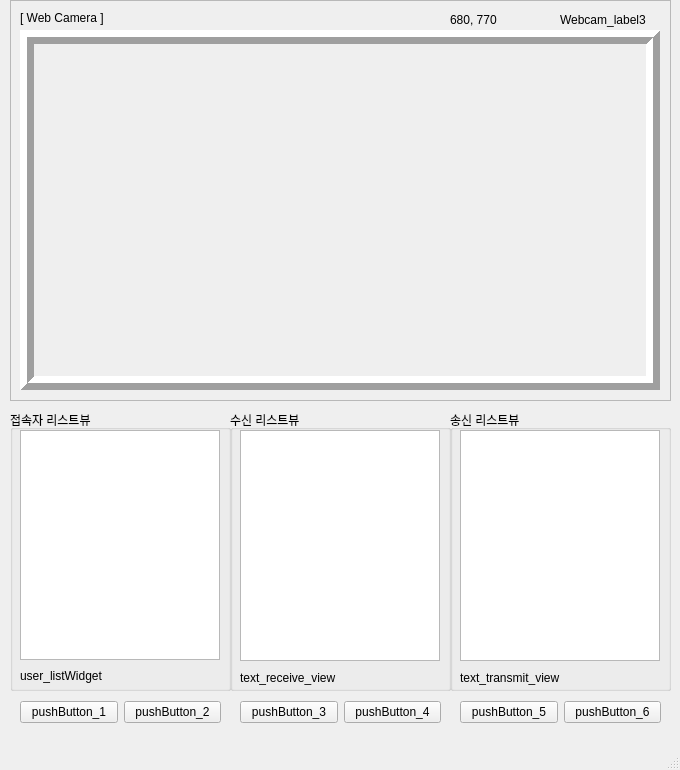
<?xml version="1.0" encoding="UTF-8"?>
<ui version="4.0">
 <class>MainWindow</class>
 <widget class="QMainWindow" name="MainWindow">
  <property name="geometry">
   <rect>
    <x>0</x>
    <y>0</y>
    <width>680</width>
    <height>770</height>
   </rect>
  </property>
  <property name="windowTitle">
   <string>MainWindow</string>
  </property>
  <widget class="QWidget" name="centralwidget">
   <widget class="QGroupBox" name="group_chatting_1">
    <property name="geometry">
     <rect>
      <x>10</x>
      <y>410</y>
      <width>221</width>
      <height>281</height>
     </rect>
    </property>
    <property name="title">
     <string>접속자 리스트뷰</string>
    </property>
    <widget class="QLabel" name="label">
     <property name="geometry">
      <rect>
       <x>10</x>
       <y>256</y>
       <width>101</width>
       <height>20</height>
      </rect>
     </property>
     <property name="text">
      <string>user_listWidget</string>
     </property>
    </widget>
    <widget class="QListWidget" name="user_listWidget">
     <property name="geometry">
      <rect>
       <x>10</x>
       <y>20</y>
       <width>200</width>
       <height>230</height>
      </rect>
     </property>
    </widget>
   </widget>
   <widget class="QFrame" name="frame">
    <property name="geometry">
     <rect>
      <x>10</x>
      <y>0</y>
      <width>661</width>
      <height>401</height>
     </rect>
    </property>
    <property name="frameShape">
     <enum>QFrame::StyledPanel</enum>
    </property>
    <property name="frameShadow">
     <enum>QFrame::Raised</enum>
    </property>
    <widget class="QLabel" name="Webcam_label3">
     <property name="geometry">
      <rect>
       <x>10</x>
       <y>30</y>
       <width>640</width>
       <height>360</height>
      </rect>
     </property>
     <property name="frameShape">
      <enum>QFrame::Box</enum>
     </property>
     <property name="frameShadow">
      <enum>QFrame::Raised</enum>
     </property>
     <property name="lineWidth">
      <number>7</number>
     </property>
     <property name="text">
      <string/>
     </property>
    </widget>
    <widget class="QLabel" name="label_2">
     <property name="geometry">
      <rect>
       <x>10</x>
       <y>10</y>
       <width>101</width>
       <height>16</height>
      </rect>
     </property>
     <property name="text">
      <string>[ Web Camera ]</string>
     </property>
    </widget>
    <widget class="QLabel" name="label_3">
     <property name="geometry">
      <rect>
       <x>550</x>
       <y>10</y>
       <width>101</width>
       <height>20</height>
      </rect>
     </property>
     <property name="text">
      <string>Webcam_label3</string>
     </property>
    </widget>
    <widget class="QLabel" name="label_5">
     <property name="geometry">
      <rect>
       <x>440</x>
       <y>10</y>
       <width>101</width>
       <height>20</height>
      </rect>
     </property>
     <property name="text">
      <string>680, 770</string>
     </property>
    </widget>
   </widget>
   <widget class="QGroupBox" name="group_chatting_2">
    <property name="geometry">
     <rect>
      <x>230</x>
      <y>410</y>
      <width>221</width>
      <height>281</height>
     </rect>
    </property>
    <property name="title">
     <string>수신 리스트뷰</string>
    </property>
    <widget class="QTextEdit" name="text_receive_view">
     <property name="geometry">
      <rect>
       <x>10</x>
       <y>20</y>
       <width>200</width>
       <height>231</height>
      </rect>
     </property>
     <property name="readOnly">
      <bool>true</bool>
     </property>
    </widget>
    <widget class="QLabel" name="text_receive_view11">
     <property name="geometry">
      <rect>
       <x>10</x>
       <y>260</y>
       <width>101</width>
       <height>16</height>
      </rect>
     </property>
     <property name="text">
      <string>text_receive_view</string>
     </property>
    </widget>
   </widget>
   <widget class="QGroupBox" name="group_chatting_3">
    <property name="geometry">
     <rect>
      <x>450</x>
      <y>410</y>
      <width>221</width>
      <height>281</height>
     </rect>
    </property>
    <property name="title">
     <string>송신 리스트뷰</string>
    </property>
    <widget class="QTextEdit" name="text_transmit_view">
     <property name="geometry">
      <rect>
       <x>10</x>
       <y>20</y>
       <width>200</width>
       <height>231</height>
      </rect>
     </property>
     <property name="readOnly">
      <bool>true</bool>
     </property>
    </widget>
    <widget class="QLabel" name="label_4">
     <property name="geometry">
      <rect>
       <x>10</x>
       <y>260</y>
       <width>111</width>
       <height>16</height>
      </rect>
     </property>
     <property name="text">
      <string>text_transmit_view</string>
     </property>
    </widget>
   </widget>
   <widget class="QWidget" name="layoutWidget">
    <property name="geometry">
     <rect>
      <x>240</x>
      <y>700</y>
      <width>201</width>
      <height>25</height>
     </rect>
    </property>
    <layout class="QHBoxLayout" name="horizontalLayout_2">
     <item>
      <widget class="QPushButton" name="pushButton_3">
       <property name="text">
        <string>pushButton_3</string>
       </property>
      </widget>
     </item>
     <item>
      <widget class="QPushButton" name="pushButton_4">
       <property name="text">
        <string>pushButton_4</string>
       </property>
      </widget>
     </item>
    </layout>
   </widget>
   <widget class="QWidget" name="layoutWidget_2">
    <property name="geometry">
     <rect>
      <x>460</x>
      <y>700</y>
      <width>201</width>
      <height>25</height>
     </rect>
    </property>
    <layout class="QHBoxLayout" name="horizontalLayout_3">
     <item>
      <widget class="QPushButton" name="pushButton_5">
       <property name="text">
        <string>pushButton_5</string>
       </property>
      </widget>
     </item>
     <item>
      <widget class="QPushButton" name="pushButton_6">
       <property name="text">
        <string>pushButton_6</string>
       </property>
      </widget>
     </item>
    </layout>
   </widget>
   <widget class="QWidget" name="">
    <property name="geometry">
     <rect>
      <x>20</x>
      <y>700</y>
      <width>201</width>
      <height>25</height>
     </rect>
    </property>
    <layout class="QHBoxLayout" name="horizontalLayout">
     <item>
      <widget class="QPushButton" name="pushButton_1">
       <property name="text">
        <string>pushButton_1</string>
       </property>
      </widget>
     </item>
     <item>
      <widget class="QPushButton" name="pushButton_2">
       <property name="text">
        <string>pushButton_2</string>
       </property>
      </widget>
     </item>
    </layout>
   </widget>
  </widget>
  <widget class="QMenuBar" name="menubar">
   <property name="geometry">
    <rect>
     <x>0</x>
     <y>0</y>
     <width>680</width>
     <height>21</height>
    </rect>
   </property>
  </widget>
  <widget class="QStatusBar" name="statusbar"/>
 </widget>
 <resources/>
 <connections/>
</ui>
